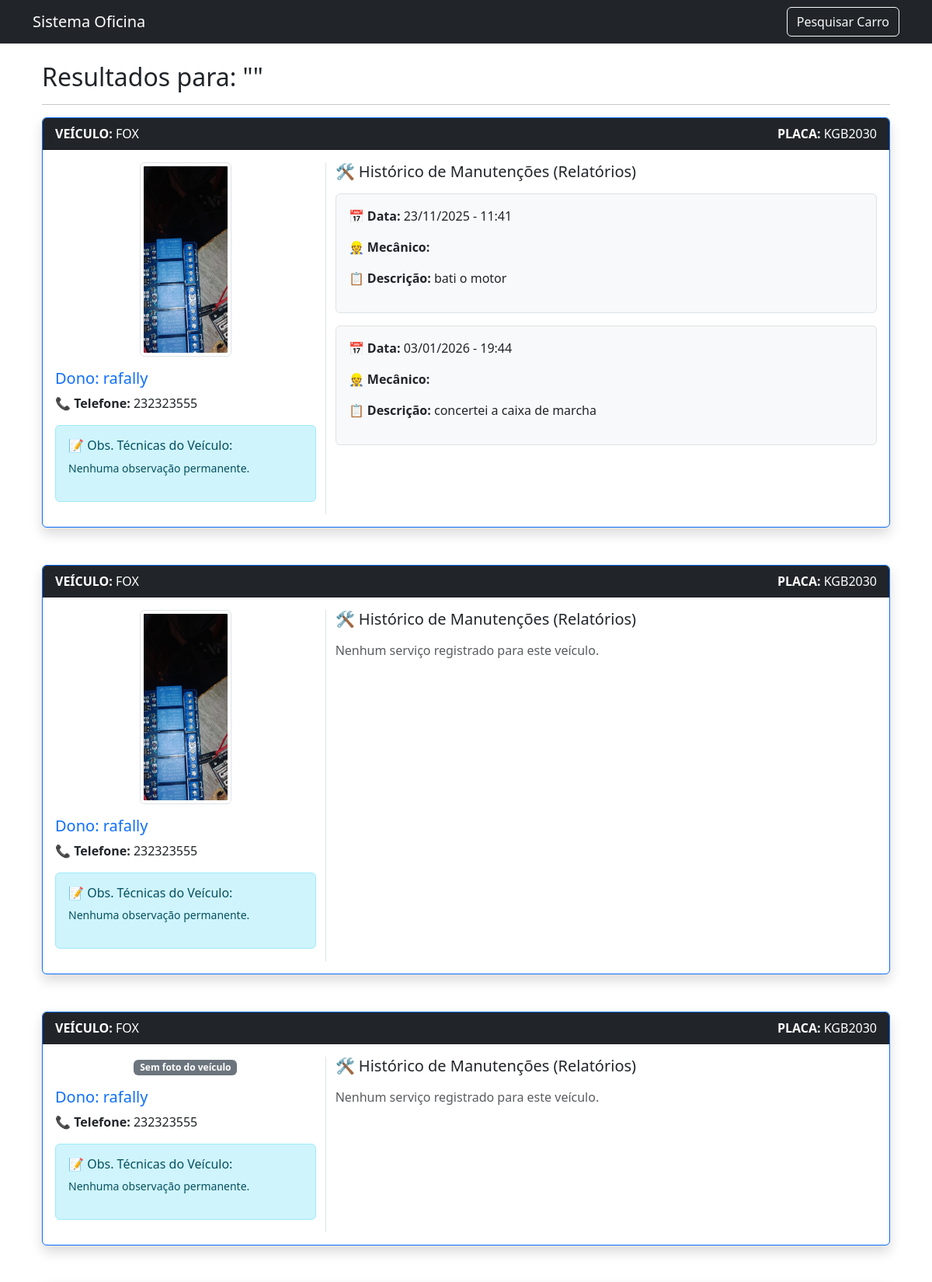
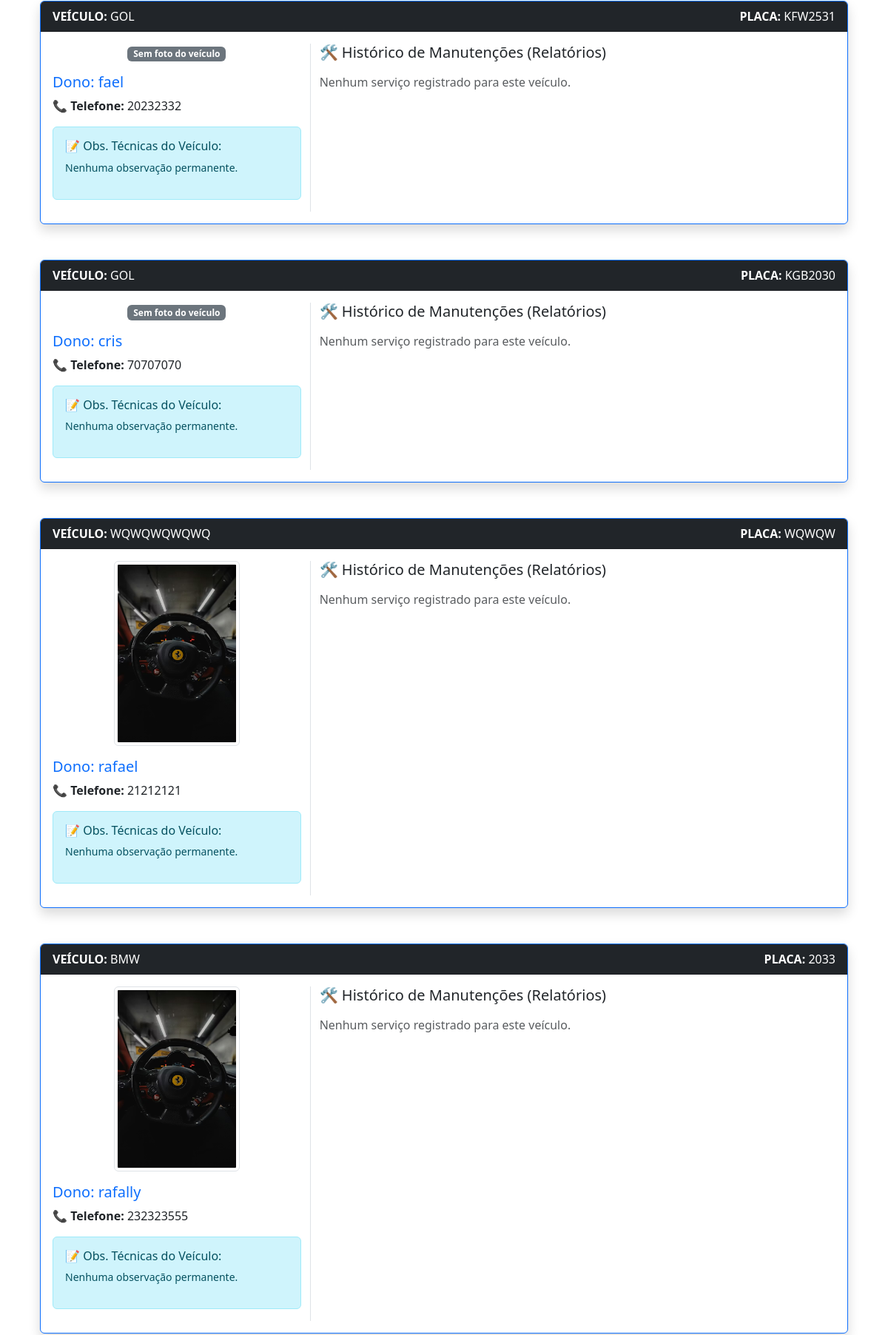
Page /resultados/ (upper part) on the committed database (2 pictures, top to bottom).
### oficina/models.py (models this page shows, shortened)
class Veiculo(models.Model):
    cliente = models.ForeignKey(Cliente, on_delete=models.CASCADE)
    modelo = models.CharField(max_length=100)
    placa = models.CharField(max_length=10)
    foto_carro = models.ImageField(upload_to='veiculos/', blank=True, null=True)
    obs_gerais = models.TextField(blank=True, null=True, verbose_name="Observações do Veículo")

class Cliente(models.Model):
    nome = models.CharField(max_length=100)
    telefone = models.CharField(max_length=20)

class Servico(models.Model):
    veiculo = models.ForeignKey(Veiculo, on_delete=models.CASCADE)
    mecanico = models.ForeignKey(Mecanico, on_delete=models.SET_NULL, null=True, verbose_name="Mecânico Responsável")
    descricao = models.TextField(verbose_name="O que foi feito no serviço")
    observacao_servico = models.TextField(blank=True, null=True, verbose_name="Observação para o Cliente")
    foto_local_servico = models.ImageField(upload_to='servicos/', blank=True, null=True)
    data = models.DateTimeField(auto_now_add=True)

### oficina/views.py (the view)
# urls.py: path("resultados/", views.resultados, name="resultados"),
def resultados(request):
    query = request.GET.get("q", "").strip()
    veiculos = Veiculo.objects.filter(
        Q(placa__icontains=query) | Q(cliente__nome__icontains=query)
    ).select_related('cliente').prefetch_related('servico_set').distinct()
    return render(request, "oficina/resultados.html", {
        "veiculos": veiculos,
        "query": query
    })

### oficina/templates/oficina/resultados.html (shortened to what this page needs)
{% extends "oficina/base.html" %}
{% block content %}
<div class="container mt-4">
    <h2>Resultados para: "{{ query }}"</h2>
    <hr>
    {% for veiculo in veiculos %}
        <div class="card mb-5 shadow border-primary">
            <div class="card-header bg-dark text-white d-flex justify-content-between">
                <span><strong>VEÍCULO:</strong> {{ veiculo.modelo|upper }}</span>
                <span><strong>PLACA:</strong> {{ veiculo.placa|upper }}</span>
            </div>
            <div class="card-body">
                <div class="row">
                    <div class="col-md-4 border-end">
                        <p class="text-center">
                            {% if veiculo.foto_carro %}
                                <img src="{{ veiculo.foto_carro.url }}" class="img-thumbnail" style="max-height: 250px;">
                            {% else %}
                                <span class="badge bg-secondary">Sem foto do veículo</span>
                            {% endif %}
                        </p>
                        <h5 class="text-primary">Dono: {{ veiculo.cliente.nome }}</h5>
                        <p><strong>📞 Telefone:</strong> {{ veiculo.cliente.telefone }}</p>
                        <div class="alert alert-info mt-2">
                            <h6>📝 Obs. Técnicas do Veículo:</h6>
                            <p class="small">{{ veiculo.obs_gerais|default:"Nenhuma observação permanente." }}</p>
                        </div>
                    </div>
                    <div class="col-md-8">
                        <h5 class="mb-3">🛠️ Histórico de Manutenções (Relatórios)</h5>
                        {% for servico in veiculo.servico_set.all %}
                            <div class="border rounded p-3 mb-3 bg-light">
                                <div class="row">
                                    <div class="col-md-8">
                                        <p><strong>📅 Data:</strong> {{ servico.data|date:"d/m/Y - H:i" }}</p>
                                        <p><strong>👷 Mecânico:</strong> {{ servico.mecanico.nome }}</p>
                                        <p><strong>📋 Descrição:</strong> {{ servico.descricao }}</p>
                                    </div>
                                    <div class="col-md-4 text-center">
                                    </div>
                                </div>
                            </div>
                        {% empty %}
                            <p class="text-muted">Nenhum serviço registrado para este veículo.</p>
                        {% endfor %}
                    </div>
                </div>
            </div>
        </div>
    {% empty %}
        <div class="alert alert-warning text-center">
            Nenhum resultado para "{{ query }}". Verifique a placa ou o nome.
        </div>
    {% endfor %}
</div>
{% endblock %}

### oficina/static/css/style.css (style rules this page uses)
body { background-image: url("../img/operacao.png"); background-size: black; background-position: last; background-repeat: no-repeat; height: 100vh; margin: 0; }

### rows in the picture
Veiculo: modelo "FOX", placa "KGB2030", foto_carro (picture), cliente.nome "rafally", cliente.telefone "232323555", obs_gerais "Nenhuma observação permanente."
Servico: data "23/11/2025 - 11:41", descricao "bati o motor"
Servico: data "03/01/2026 - 19:44", descricao "concertei a caixa de marcha"
Veiculo: modelo "FOX", placa "KGB2030", foto_carro (picture), cliente.nome "rafally", cliente.telefone "232323555", obs_gerais "Nenhuma observação permanente."
Veiculo: modelo "FOX", placa "KGB2030", foto_carro "Sem foto do veículo", cliente.nome "rafally", cliente.telefone "232323555", obs_gerais "Nenhuma observação permanente."
Veiculo: modelo "GOL", placa "KFW2531", foto_carro "Sem foto do veículo", cliente.nome "fael", cliente.telefone "20232332", obs_gerais "Nenhuma observação permanente."
Veiculo: modelo "GOL", placa "KGB2030", foto_carro "Sem foto do veículo", cliente.nome "cris", cliente.telefone "70707070", obs_gerais "Nenhuma observação permanente."
Veiculo: modelo "WQWQWQWQWQ", placa "WQWQW", foto_carro (picture), cliente.nome "rafael", cliente.telefone "21212121", obs_gerais "Nenhuma observação permanente."
Veiculo: modelo "BMW", placa "2033", foto_carro (picture), cliente.nome "rafally", cliente.telefone "232323555", obs_gerais "Nenhuma observação permanente."
